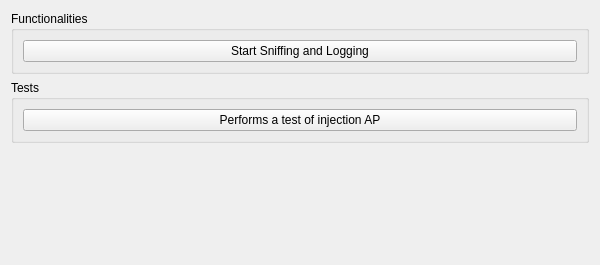
          <widget class="QWidget" name="page1">
           <property name="geometry">
            <rect>
             <x>0</x>
             <y>0</y>
             <width>600</width>
             <height>265</height>
            </rect>
           </property>
           <attribute name="label">
            <string>General functionalities</string>
           </attribute>
           <layout class="QVBoxLayout">
            <item>
             <widget class="QGroupBox" name="buttonGroup2_3_2">
              <property name="title">
               <string>Functionalities</string>
              </property>
              <layout class="QVBoxLayout">
               <item>
                <widget class="QPushButton" name="button_wep_start_sniff">
                 <property name="text">
                  <string>Start Sniffing and Logging</string>
                 </property>
                </widget>
               </item>
              </layout>
             </widget>
            </item>
            <item>
             <widget class="QGroupBox" name="buttonGroup2_3">
              <property name="title">
               <string>Tests</string>
              </property>
              <layout class="QVBoxLayout">
               <item>
                <widget class="QPushButton" name="button_wep_test_inj">
                 <property name="text">
                  <string>Performs a test of injection AP</string>
                 </property>
                </widget>
               </item>
              </layout>
             </widget>
            </item>
            <item>
             <spacer name="spacer22_4">
              <property name="orientation">
               <enum>Qt::Vertical</enum>
              </property>
              <property name="sizeType">
               <enum>QSizePolicy::Expanding</enum>
              </property>
              <property name="sizeHint" stdset="0">
               <size>
                <width>41</width>
                <height>110</height>
               </size>
              </property>
             </spacer>
            </item>
           </layout>
          </widget>
